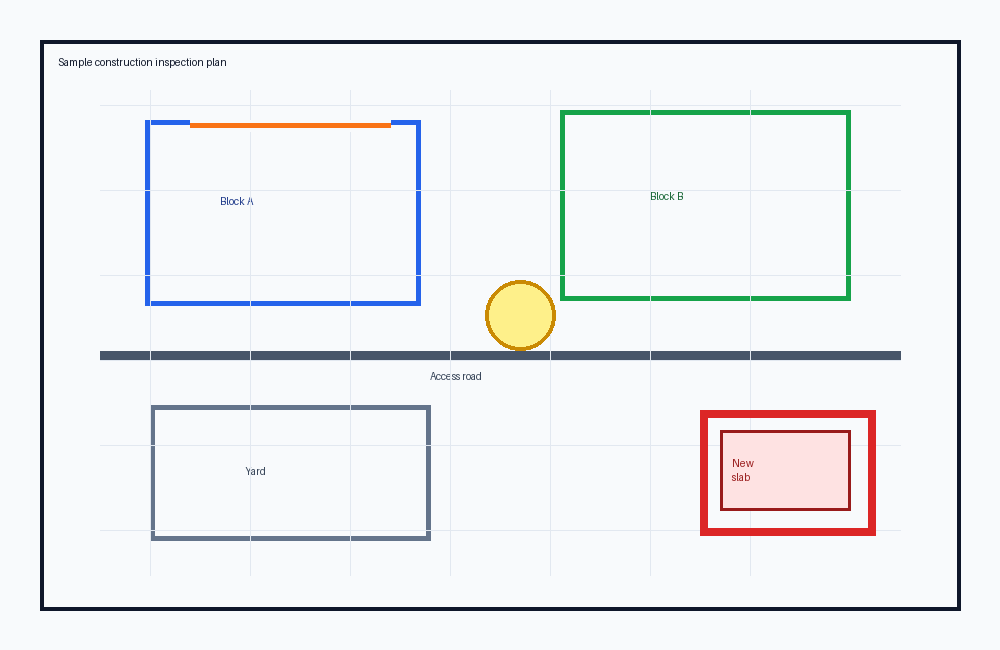
#> input picture samples/comparison_site_plan.png, 1000 x 650 px
$ python -i roi_detection.py   (imports and definitions only)
#> lines starting #> are read from the running program, lines starting #| are printed output that depends on the picture; after the words box and inside, x2 and y2 are one past the last pixel; in counts of white or black regions, pixels touching at a corner belong together
#> further down, picture is the input picture: shape (650, 1000, 3); mean B, G, R 240.6, 238.7, 237.3
import cv2
import numpy as np
from pathlib import Path

def detect_drawing_rois(image: np.ndarray, job_dir: Path = None) -> tuple[np.ndarray, np.ndarray, list[tuple[int, int, int, int]]]:
    """
    Detects one or multiple engineering drawings on the sheet.
    Ignores title blocks, revision tables, logos, borders, margins, and notes.
    Saves debugging outputs in job_dir if provided.
    Returns:
        roi_mask: A binary mask (0 and 255) where drawing regions are white.
        overlay_image: The original image with green bounding boxes around detected regions.
        boxes: List of bounding boxes (x, y, w, h) of detected drawing regions.
    """
    h, w = image.shape[:2]
#> h = 650; w = 1000
    gray = cv2.cvtColor(image, cv2.COLOR_BGR2GRAY)
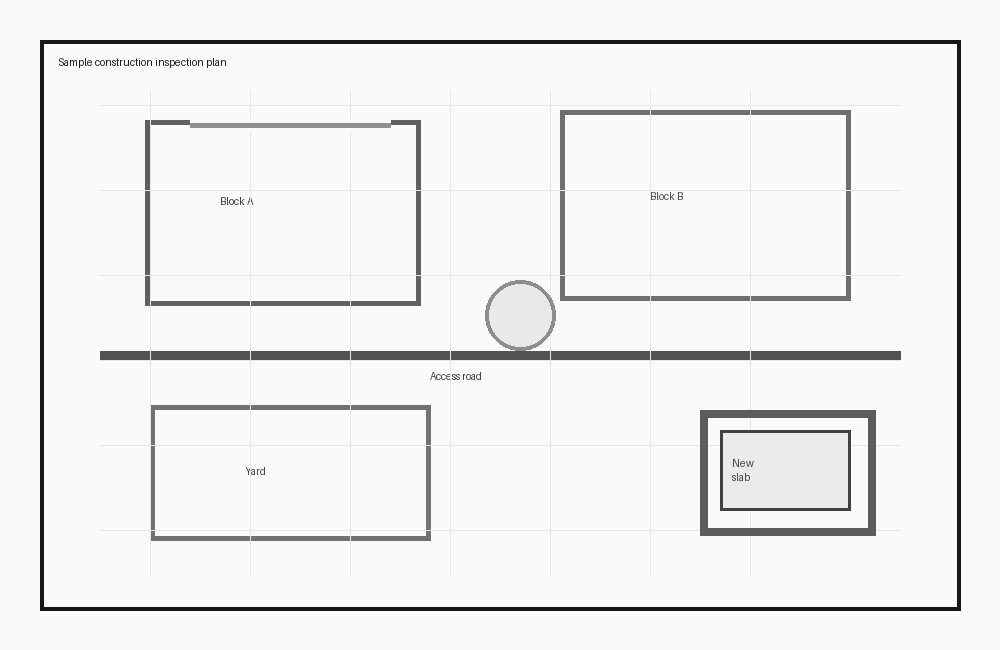
#> gray: shape (650, 1000); min 23, max 250, mean 238.8

    # 1. Base foreground linework
    blurred = cv2.medianBlur(gray, 3)
    fg = cv2.adaptiveThreshold(
        blurred,
        255,
        cv2.ADAPTIVE_THRESH_GAUSSIAN_C,
        cv2.THRESH_BINARY_INV,
        29,
        9
    )
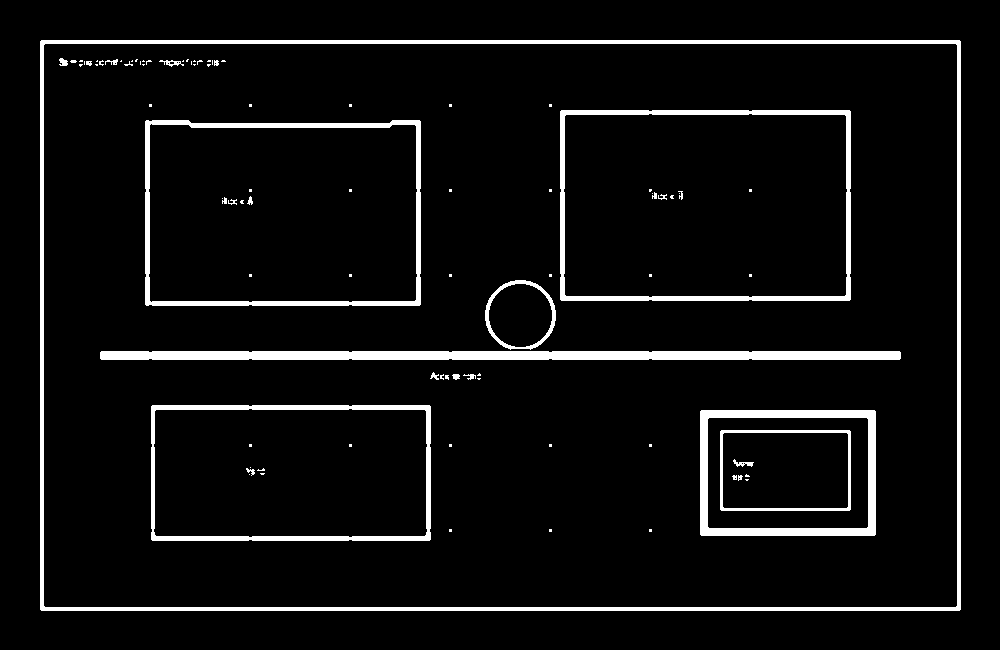
#> fg: shape (650, 1000); 6.1% white; 91 white regions (66 under 20 px), largest, box (x1, y1, x2, y2) and area: (40, 40, 961, 611) 11872, (100, 351, 901, 360) 7163, (560, 110, 851, 301) 4672

    # 2. Suppress sheet borders and title block outer grids (long horizontal/vertical lines)
    hl = cv2.morphologyEx(fg, cv2.MORPH_OPEN, cv2.getStructuringElement(cv2.MORPH_RECT, (80, 1)))
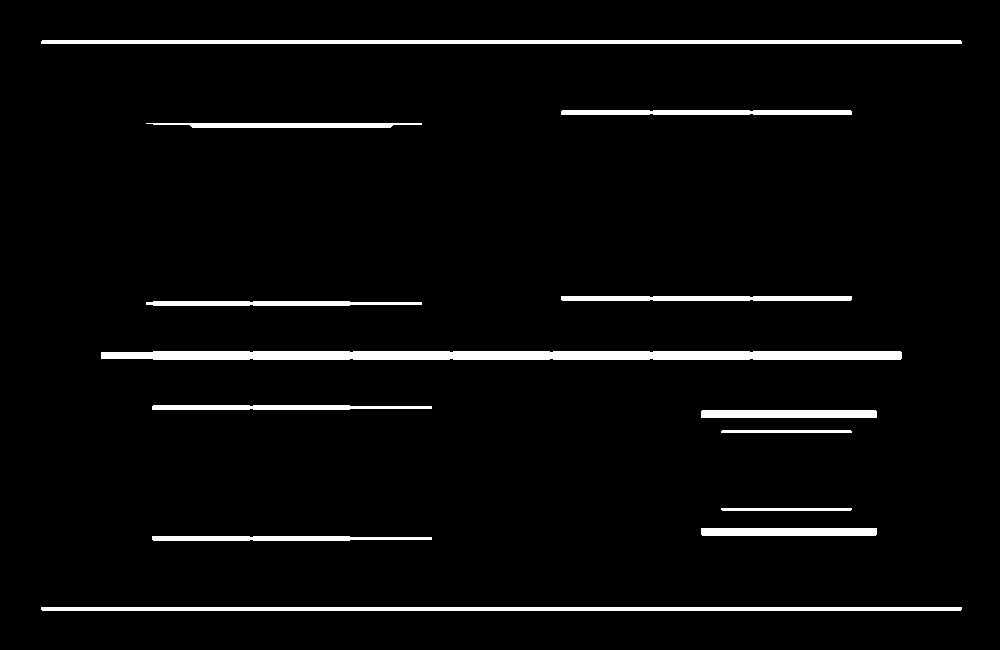
#> hl: shape (650, 1000); 4% white; 13 white regions, largest, box (x1, y1, x2, y2) and area: (101, 351, 902, 360) 7067, (41, 40, 962, 44) 3682, (41, 607, 962, 611) 3682
    vl = cv2.morphologyEx(fg, cv2.MORPH_OPEN, cv2.getStructuringElement(cv2.MORPH_RECT, (1, 80)))
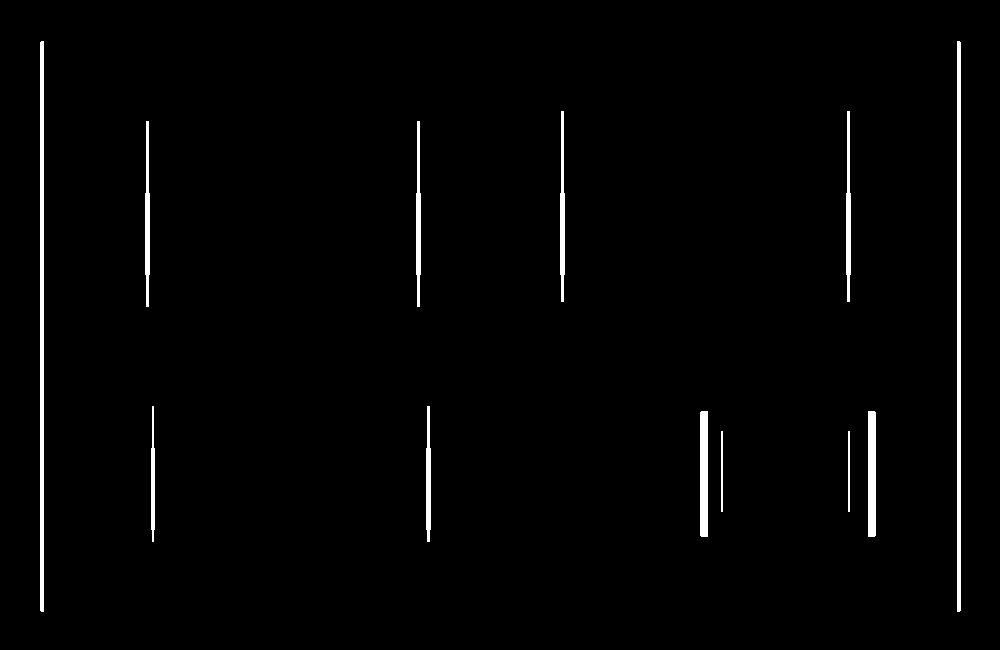
#> vl: shape (650, 1000); 1.7% white; 12 white regions, largest, box (x1, y1, x2, y2) and area: (40, 41, 44, 612) 2282, (957, 41, 961, 612) 2282, (700, 411, 708, 537) 1006
    fg_no_borders = cv2.bitwise_and(fg, cv2.bitwise_not(cv2.bitwise_or(hl, vl)))
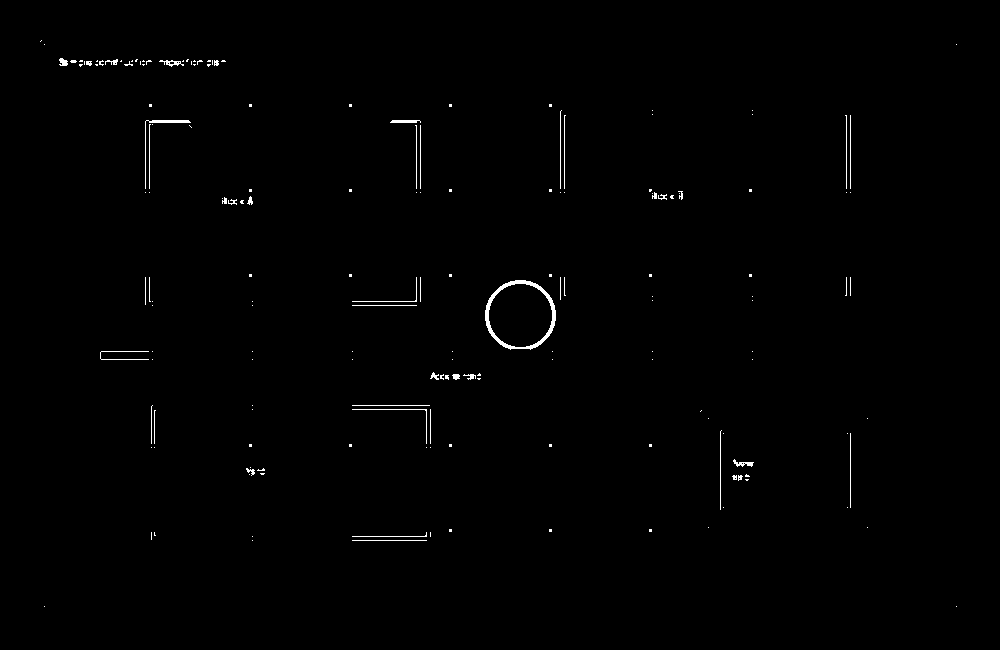
#> fg_no_borders: shape (650, 1000); 0.58% white in thin lines or dots, all inside (x1, y1, x2, y2) = (40, 40, 957, 607)

    # 3. Suppress small connected components (text notes, labels, sheet numbers, logos)
    num_labels, labels, stats, centroids = cv2.connectedComponentsWithStats(fg_no_borders, connectivity=8)
#> labels: shape (650, 1000) int32; 174 distinct labels, from 0 to 173
#> num_labels = 174; stats = 174 rows, first 6: [0, 0, 1000, 650, 646200], [40, 40, 2, 2, 2], [44, 44, 1, 1, 1], [956, 44, 1, 1, 1], [59, 58, 9, 8, 52], [105, 59, 13, 6, 40]; centroids = 174 pairs, first value 40.5 to 956, second value 40.5 to 606
    clean_fg = fg_no_borders.copy()
    for i in range(1, num_labels):
        bx = stats[i, cv2.CC_STAT_LEFT]
        by = stats[i, cv2.CC_STAT_TOP]
        bw = stats[i, cv2.CC_STAT_WIDTH]
        bh = stats[i, cv2.CC_STAT_HEIGHT]
        # Text/labels/small notes are typically small in both dimensions
        if bw < 50 and bh < 50:
            clean_fg[labels == i] = 0
#> this loop made 173 passes
#> (bx, by, bw, bh) on passes 1 to 3: (40, 40, 2, 2), (44, 44, 1, 1), (956, 44, 1, 1)
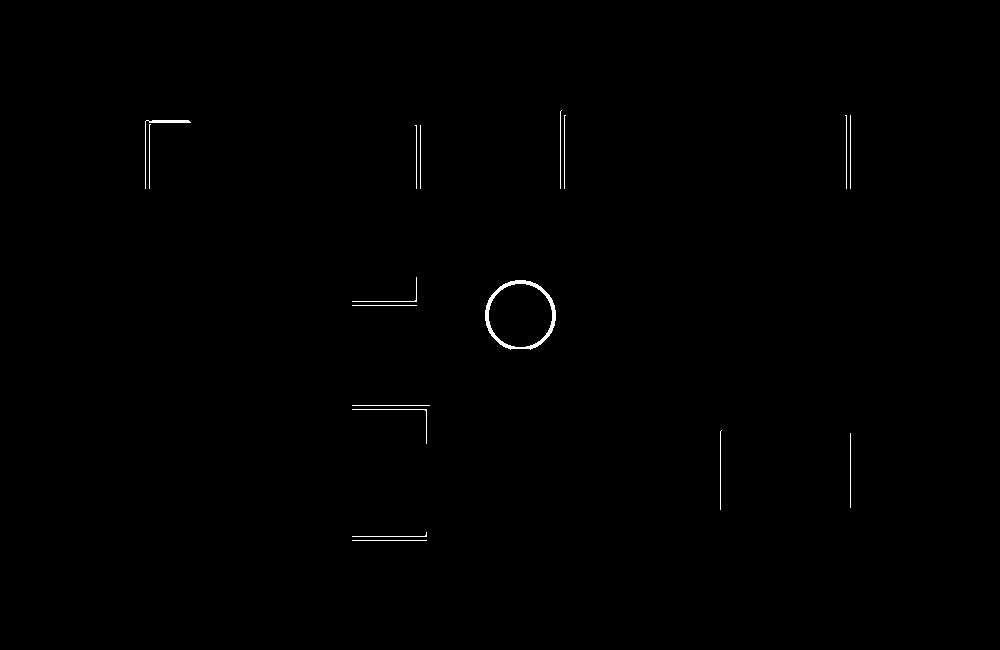
#> clean_fg: shape (650, 1000); 0.33% white in thin lines or dots, all inside (x1, y1, x2, y2) = (145, 110, 851, 541)

    # 4. Dilate remaining graphics horizontally to merge views
    kernel = cv2.getStructuringElement(cv2.MORPH_RECT, (81, 15))
    merged = cv2.dilate(clean_fg, kernel, iterations=1)
#> merged: shape (650, 1000); 10.7% white; 9 white regions, largest, box (x1, y1, x2, y2) and area: (312, 270, 596, 357) 16072, (520, 103, 606, 196) 7904, (105, 113, 231, 196) 7750
    merged = cv2.erode(merged, kernel, iterations=1)
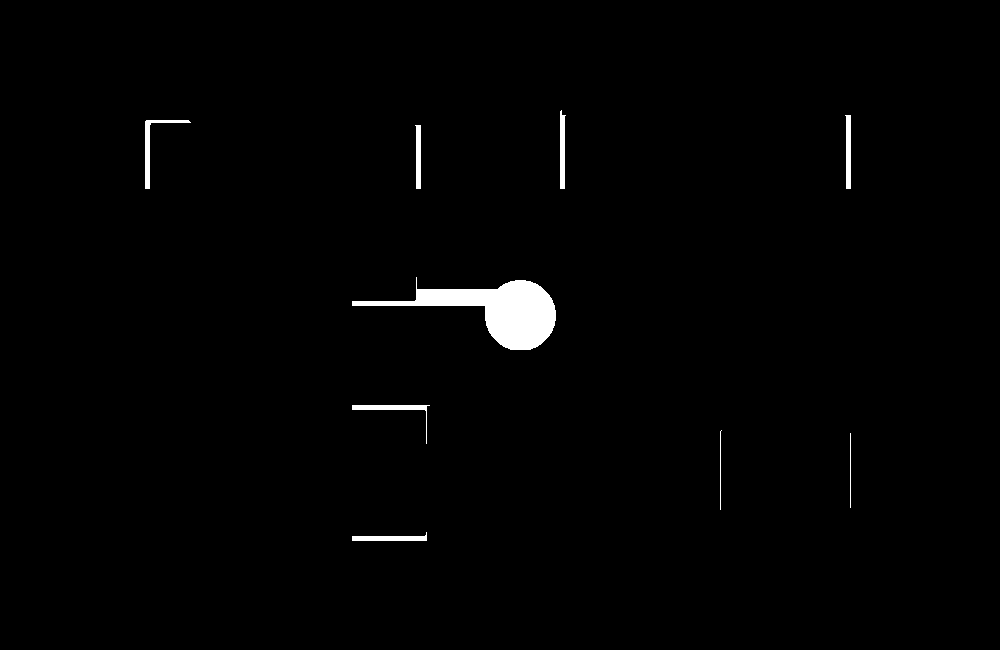
#> merged: shape (650, 1000); 1.2% white; 9 white regions

    # 5. Extract contours and filter them
    all_contours, _ = cv2.findContours(merged, cv2.RETR_EXTERNAL, cv2.CHAIN_APPROX_SIMPLE)
#> all_contours = 9 contours, 2 with area under 20; largest, box (x1, y1, x2, y2) and area: (352, 277, 556, 350) 5288, (145, 120, 191, 189) 354, (352, 405, 430, 444) 298, (352, 532, 427, 541) 298, (560, 110, 566, 189) 298, (845, 115, 851, 189) 292, (415, 125, 421, 189) 252
    detected_boxes = []
    selected_contours = []

    for c in all_contours:
        bx, by, bw, bh = cv2.boundingRect(c)
        # Filter out noise blocks
        if bw < 100 or bh < 100:
            continue
        detected_boxes.append((bx, by, bw, bh))
        selected_contours.append(c)
#> this loop made 9 passes
#> (bx, by, bw, bh) on passes 1, 4, 5, 6, 7, 8, 9: (352, 532, 75, 9), (352, 405, 78, 39), (352, 277, 204, 73), (415, 125, 6, 64), (145, 120, 46, 69), (845, 115, 6, 74), (560, 110, 6, 79)
#> (c, bx, by, bw, bh) on passes 2 to 3: ([[850, 433], [850, 507]], 850, 433, 1, 75), ([[721, 430], [720, 431], [720, 509], [720, 431]], 720, 430, 2, 80)
#> after the loop, detected_boxes = []; selected_contours = []

    # 6. Generate ROI Mask
    roi_mask = np.zeros_like(gray)
    pad = 20
    for bx, by, bw, bh in detected_boxes:
        rx1 = max(0, bx - pad)
        ry1 = max(0, by - pad)
        rx2 = min(w, bx + bw + pad)
        ry2 = min(h, by + bh + pad)
        cv2.rectangle(roi_mask, (rx1, ry1), (rx2, ry2), 255, thickness=cv2.FILLED)
#> this loop made 0 passes
#> roi_mask: shape (650, 1000); every value is 0

    # 7. Create green boundary box overlay
    overlay = image.copy()
    for bx, by, bw, bh in detected_boxes:
        cv2.rectangle(overlay, (bx, by), (bx + bw, by + bh), (0, 200, 0), 4)

    # 8. Save Debugging Outputs
    if job_dir is not None:
        job_dir = Path(job_dir)
        job_dir.mkdir(parents=True, exist_ok=True)

        cv2.imwrite(str(job_dir / "debug_roi_1_original.png"), image)
        cv2.imwrite(str(job_dir / "debug_roi_2_foreground.png"), clean_fg)

        detected_contours_img = image.copy()
        cv2.drawContours(detected_contours_img, all_contours, -1, (255, 0, 0), 2)
        cv2.imwrite(str(job_dir / "debug_roi_3_detected_contours.png"), detected_contours_img)

        selected_contours_img = image.copy()
        cv2.drawContours(selected_contours_img, selected_contours, -1, (0, 255, 0), 2)
        cv2.imwrite(str(job_dir / "debug_roi_4_selected_contours.png"), selected_contours_img)

        cv2.imwrite(str(job_dir / "debug_roi_5_mask.png"), roi_mask)

        final_comp = cv2.bitwise_and(image, image, mask=roi_mask)
        final_comp[roi_mask == 0] = [255, 255, 255]
        cv2.imwrite(str(job_dir / "debug_roi_6_final_comparison.png"), final_comp)

    return roi_mask, overlay, detected_boxes

>>> import cv2
>>> picture = cv2.imread('../../../samples/comparison_site_plan.png')
>>> result = detect_drawing_rois(picture)
